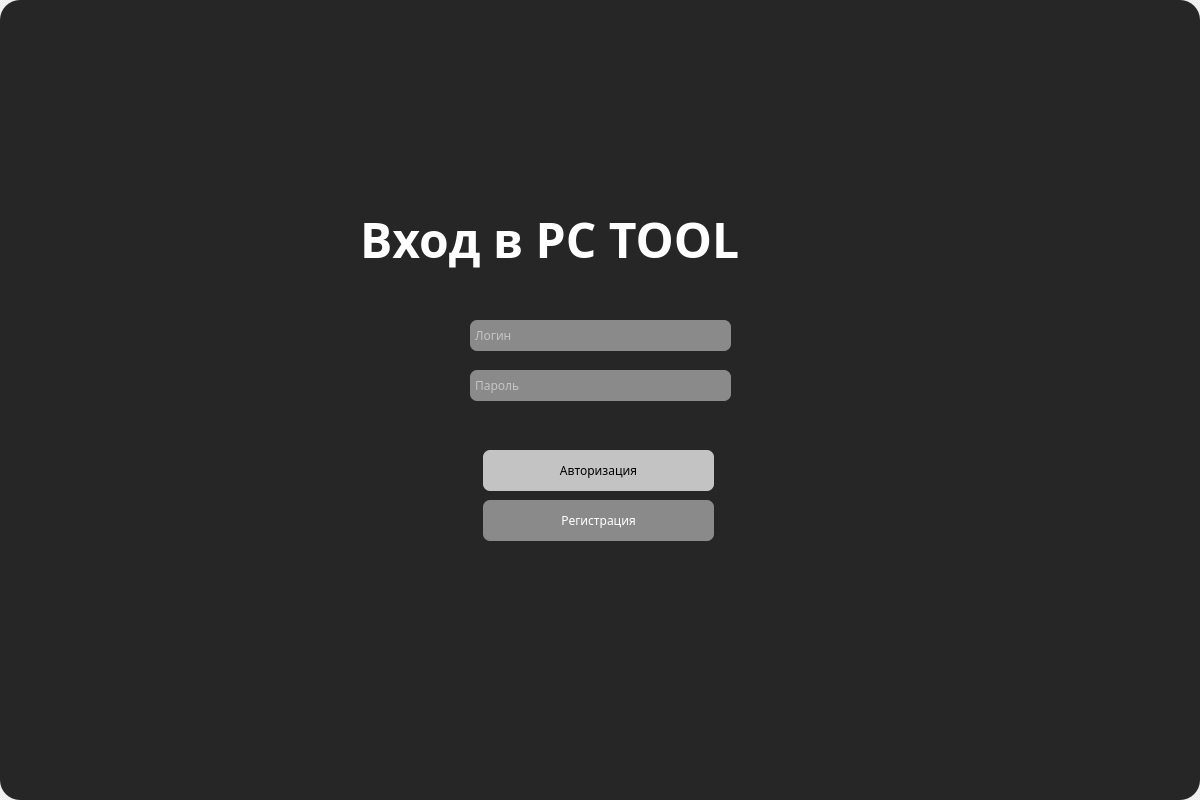
<?xml version="1.0" encoding="UTF-8"?>
<ui version="4.0">
 <class>PCTool</class>
 <widget class="QWidget" name="PCTool">
  <property name="geometry">
   <rect>
    <x>0</x>
    <y>0</y>
    <width>1200</width>
    <height>800</height>
   </rect>
  </property>
  <property name="windowTitle">
   <string>Form</string>
  </property>
  <widget class="QLabel" name="main">
   <property name="geometry">
    <rect>
     <x>0</x>
     <y>0</y>
     <width>1200</width>
     <height>800</height>
    </rect>
   </property>
   <property name="cursor">
    <cursorShape>ArrowCursor</cursorShape>
   </property>
   <property name="styleSheet">
    <string notr="true">border-radius: 20px;
background-color: rgb(38, 38, 38);</string>
   </property>
   <property name="text">
    <string/>
   </property>
  </widget>
  <widget class="QLineEdit" name="login">
   <property name="geometry">
    <rect>
     <x>470</x>
     <y>320</y>
     <width>261</width>
     <height>31</height>
    </rect>
   </property>
   <property name="font">
    <font>
     <family>Montserrat Medium</family>
    </font>
   </property>
   <property name="styleSheet">
    <string notr="true">QLineEdit {
	background-color: rgb(138, 138, 138);
	color: rgb(255, 255, 255);
	border-radius: 7px;
}
QLineEdit:hover {
	background-color: rgb(68, 68, 68);
}</string>
   </property>
   <property name="text">
    <string/>
   </property>
   <property name="placeholderText">
    <string> Логин</string>
   </property>
  </widget>
  <widget class="QLineEdit" name="password">
   <property name="geometry">
    <rect>
     <x>470</x>
     <y>370</y>
     <width>261</width>
     <height>31</height>
    </rect>
   </property>
   <property name="font">
    <font>
     <family>Montserrat Medium</family>
    </font>
   </property>
   <property name="styleSheet">
    <string notr="true">QLineEdit {
	background-color: rgb(138, 138, 138);
	color: rgb(255, 255, 255);
	border-radius: 7px;
}
QLineEdit:hover {
	background-color: rgb(68, 68, 68);
}</string>
   </property>
   <property name="inputMask">
    <string/>
   </property>
   <property name="text">
    <string/>
   </property>
   <property name="echoMode">
    <enum>QLineEdit::Password</enum>
   </property>
   <property name="dragEnabled">
    <bool>false</bool>
   </property>
   <property name="placeholderText">
    <string> Пароль</string>
   </property>
  </widget>
  <widget class="QPushButton" name="authorize">
   <property name="geometry">
    <rect>
     <x>483</x>
     <y>450</y>
     <width>231</width>
     <height>41</height>
    </rect>
   </property>
   <property name="font">
    <font>
     <family>Montserrat Medium</family>
    </font>
   </property>
   <property name="styleSheet">
    <string notr="true">QPushButton {
	color: rgb(0, 0, 0);
	background-color: rgb(195, 195, 195);
	border-radius: 7px;
}
QPushButton:hover {
	background-color: rgb(163, 163, 163);
}</string>
   </property>
   <property name="text">
    <string>Авторизация</string>
   </property>
  </widget>
  <widget class="QPushButton" name="register_2">
   <property name="geometry">
    <rect>
     <x>483</x>
     <y>500</y>
     <width>231</width>
     <height>41</height>
    </rect>
   </property>
   <property name="font">
    <font>
     <family>Montserrat Medium</family>
    </font>
   </property>
   <property name="styleSheet">
    <string notr="true">QPushButton {
	background-color: rgb(138, 138, 138);
	color: rgb(255, 255, 255);
	border-radius: 7px;
}
QPushButton:hover {
	background-color: rgb(68, 68, 68);
}</string>
   </property>
   <property name="text">
    <string>Регистрация</string>
   </property>
  </widget>
  <widget class="QLabel" name="title">
   <property name="geometry">
    <rect>
     <x>360</x>
     <y>200</y>
     <width>517</width>
     <height>78</height>
    </rect>
   </property>
   <property name="font">
    <font>
     <family>Eternal Logo</family>
     <pointsize>36</pointsize>
     <weight>75</weight>
     <bold>true</bold>
    </font>
   </property>
   <property name="styleSheet">
    <string notr="true">color: rgb(255, 255, 255);</string>
   </property>
   <property name="text">
    <string>Вход в PC TOOL</string>
   </property>
  </widget>
  <widget class="QLabel" name="warning_text">
   <property name="geometry">
    <rect>
     <x>520</x>
     <y>410</y>
     <width>181</width>
     <height>21</height>
    </rect>
   </property>
   <property name="styleSheet">
    <string notr="true">color: rgb(255, 0, 0);</string>
   </property>
   <property name="text">
    <string/>
   </property>
  </widget>
 </widget>
 <resources/>
 <connections/>
</ui>
